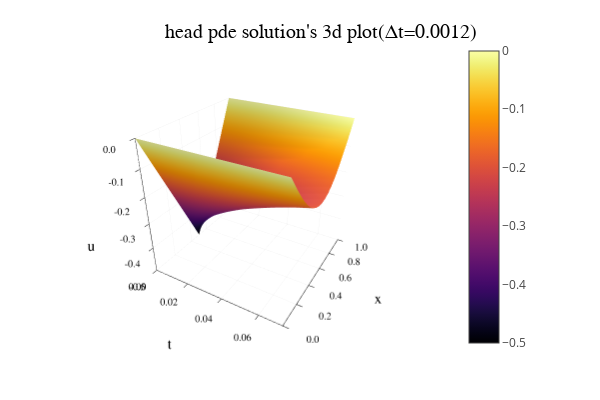

Source (notebook cell):
### Code cell
Δt = 0.0012
surface(t₁₂,x,U₁₂,xlabel="t",ylabel="x",zlabel="u")
title!("head pde solution's 3d plot(Δt=$Δt)")

### Figure 1 — Plotly figure (JSON) as saved in the notebook; plotly's stock layout.template omitted (floating-point values rounded to 4 significant figures; data arrays with more than 128 entries replaced by an {"elided": "..."} marker saying what was removed)
{"data": [{"cmax": 0, "cmin": -0.5, "colorbar": {"len": 0.8657, "title": {"text": ""}, "x": 0.7642, "y": 0.5087}, "colorscale": {"elided": "256x2 mixed values"}, "name": "y1", "opacity": null, "scene": "scene", "showlegend": false, "showscale": true, "type": "surface", "x": [0, 0.0012, 0.0024, 0.0036, 0.0048, 0.006, 0.0072, 0.0084, 0.0096, 0.0108, 0.012, 0.0132, 0.0144, 0.0156, 0.0168, 0.018, 0.0192, 0.0204, 0.0216, 0.0228, 0.024, 0.0252, 0.0264, 0.0276, 0.0288, 0.03, 0.0312, 0.0324, 0.0336, 0.0348, 0.036, 0.0372, 0.0384, 0.0396, 0.0408, 0.042, 0.0432, 0.0444, 0.0456, 0.0468, 0.048, 0.0492, 0.0504, 0.0516, 0.0528, 0.054, 0.0552, 0.0564, 0.0576, 0.0588, 0.06, 0.0612, 0.0624, 0.0636, 0.0648, 0.066, 0.0672, 0.0684, 0.0696, 0.0708, 0.072], "xaxis": "x", "y": [0, 0.05, 0.1, 0.15, 0.2, 0.25, 0.3, 0.35, 0.4, 0.45, 0.5, 0.55, 0.6, 0.65, 0.7, 0.75, 0.8, 0.85, 0.9, 0.95, 1], "yaxis": "y", "z": {"elided": "21x61 float values"}, "zaxis": "z", "zmax": 0, "zmin": -0.5}], "layout": {"annotations": [{"font": {"color": "rgba(0, 0, 0, 1)", "family": "sans-serif", "size": 20}, "rotation": 0, "showarrow": false, "text": "head pde solution's 3d plot(Δt=0.0012)", "x": 0.535, "xanchor": "center", "xref": "paper", "y": 1, "yanchor": "top", "yref": "paper"}], "height": 400, "legend": {"bgcolor": "rgba(255, 255, 255, 1.000)", "bordercolor": "rgba(0, 0, 0, 1)", "borderwidth": 1, "font": {"color": "rgba(0, 0, 0, 1)", "family": "sans-serif", "size": 11}, "title": {"font": {"color": "rgba(0, 0, 0, 1)", "family": "sans-serif", "size": 15}, "text": ""}, "tracegroupgap": 0, "traceorder": "normal", "x": 1, "xanchor": "auto", "y": 1, "yanchor": "auto"}, "margin": {"b": 20, "l": 0, "r": 0, "t": 20}, "paper_bgcolor": "rgba(255, 255, 255, 1.000)", "plot_bgcolor": "rgba(255, 255, 255, 1.000)", "scene": {"aspectmode": "auto", "aspectratio": {"x": 1, "y": 1, "z": 1}, "camera": {"eye": {"x": 1.126, "y": -1.95, "z": 1.3}, "projection": "orthographic"}, "domain": {"x": [0.07647, 0.7642], "y": [0.07581, 0.9415]}, "xaxis": {"gridcolor": "rgba(0, 0, 0, 0.1)", "gridwidth": 0.5, "linecolor": "rgba(0, 0, 0, 1)", "mirror": false, "range": [0, 0.072], "showgrid": true, "showline": true, "showticklabels": true, "tickangle": 0, "tickcolor": "rgb(0, 0, 0)", "tickfont": {"color": "rgba(0, 0, 0, 1)", "family": "sans-serif", "size": 11}, "tickmode": "array", "ticks": "inside", "ticktext": ["0.00", "0.02", "0.04", "0.06"], "tickvals": [0, 0.02, 0.04, 0.06], "title": {"font": {"color": "rgba(0, 0, 0, 1)", "family": "sans-serif", "size": 15}, "text": "t"}, "type": "linear", "visible": true, "zeroline": false, "zerolinecolor": "rgba(0, 0, 0, 1)"}, "yaxis": {"gridcolor": "rgba(0, 0, 0, 0.1)", "gridwidth": 0.5, "linecolor": "rgba(0, 0, 0, 1)", "mirror": false, "range": [0, 1], "showgrid": true, "showline": true, "showticklabels": true, "tickangle": 0, "tickcolor": "rgb(0, 0, 0)", "tickfont": {"color": "rgba(0, 0, 0, 1)", "family": "sans-serif", "size": 11}, "tickmode": "array", "ticks": "inside", "ticktext": ["0.0", "0.2", "0.4", "0.6", "0.8", "1.0"], "tickvals": [0, 0.2, 0.4, 0.6, 0.8, 1], "title": {"font": {"color": "rgba(0, 0, 0, 1)", "family": "sans-serif", "size": 15}, "text": "x"}, "type": "linear", "visible": true, "zeroline": false, "zerolinecolor": "rgba(0, 0, 0, 1)"}, "zaxis": {"gridcolor": "rgba(0, 0, 0, 0.1)", "gridwidth": 0.5, "linecolor": "rgba(0, 0, 0, 1)", "mirror": false, "range": [-0.5, 0], "showgrid": true, "showline": true, "showticklabels": true, "tickangle": 0, "tickcolor": "rgb(0, 0, 0)", "tickfont": {"color": "rgba(0, 0, 0, 1)", "family": "sans-serif", "size": 11}, "tickmode": "array", "ticks": "inside", "ticktext": ["-0.5", "-0.4", "-0.3", "-0.2", "-0.1", "0.0"], "tickvals": [-0.5, -0.4, -0.3, -0.2, -0.1, 0], "title": {"font": {"color": "rgba(0, 0, 0, 1)", "family": "sans-serif", "size": 15}, "text": "u"}, "type": "linear", "visible": true, "zeroline": false, "zerolinecolor": "rgba(0, 0, 0, 1)"}}, "showlegend": true, "width": 600}}
